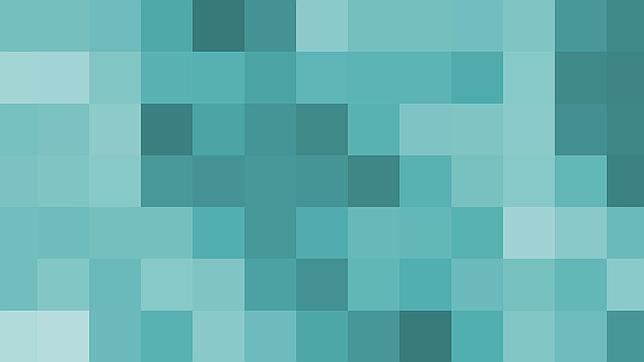
#> input picture Operaciones_Imagenes/1.jpg, 644 x 362 px, found by its file name
$ python traslacion.py
#> lines starting #> are read from the running program, lines starting #| are printed output that depends on the picture
import cv2
import numpy as np

#VECTOR DE TRASLACION
# | 1  0  tx |    | x |    | x + tx |
# | 0  1  ty | *  | y | =  | y + ty |
# | 0  0  1  |    | 1 |    |   1    |

""" ----> FORMA 1 <---- """
path = r'C:\Users\User\Desktop\PDI\Operaciones_Imagenes\1.jpg' #Leemos la imagen a trasladar
imagen = cv2.imread(path)
#> imagen is the input picture: shape (362, 644, 3); mean B, G, R 178, 177.7, 102.1
imagen2 = cv2.resize(imagen, (100,50)) #Redimensionamos la imagen para efectos practicos
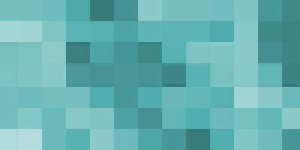
#> imagen2: shape (50, 100, 3) (shown 3 times larger); mean B, G, R 177.8, 177.4, 101.9
alto, ancho, _ = imagen2.shape #Obtenemos las medidas de la imagen
#> alto = 50; ancho = 100
print(alto)
#| 50

tx = 10 #Definimos la traslacion en x
ty = 2 #Definimos la traslacion en y

mT = np.array(([1, 0, tx], [0, 1, ty], [0, 0, 1]), np.uint8) #Creamos nuestra matriz de transformacion
imgT = np.zeros((alto+ty, ancho+tx, 3), np.uint8) #Generamos una imagen base donde se guardara la imagen trasladad

for i in range(alto): #Recorremos las filas de la matriz de la imagen
    for j in range(ancho): #Recorremos las columnas de la matriz de la imagen
        px = np.array(([j,i,1]), np.uint8) #Formamos nuestro vector [px,py,1]
        dot = np.dot(mT,px) #Aplicamos producto punto entre la matriz de transformacion y el vector del pixel
        x = dot[0] #Extraemos el valor para x
        y = dot[1] #Extraemos el valor para y
        imgT[y,x] = imagen2[i,j] #[alto, ancho]: Reemplazamos los valores de los pixeles
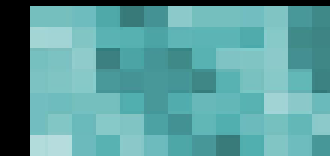
#> imgT: shape (52, 110, 3) (shown 3 times larger); mean B, G, R 155.4, 155.1, 89.1

cv2.namedWindow("Original", cv2.WINDOW_NORMAL)
cv2.namedWindow("traslacion", cv2.WINDOW_NORMAL)

cv2.imshow("Original", imagen2) #Mostramos la imagen redimensionada
cv2.imshow("traslacion", imgT) #Mostramos la imagen trasladada

cv2.waitKey()
cv2.destroyAllWindows()

""" ----> FORMA 2 <---- """
# [26 lines of commented-out code are left out]

"""UTILIZANDO ALGUNAS FUNCIONES DE OPENCV"""
# path = r'C:\Users\User\Desktop\PDI\Operaciones_Imagenes\1.jpg' #Leemos la imagen a trasladar
# imagen = cv2.imread(path)

# # Store height and width of the image
# height, width = imagen.shape[:2] #obtenemos las dimenciones de la imagen

# mT = np.float32([[1, 0, 100], [0, 1, 2]]) ##generamos la matriz de transformación

# ## utilizamos la función cv2.warpAffine(), esta recibe la imagen a trasladar, la matríz de transformación y las dimensiones originales de la imagen
# ##a trasladar, nos devuelve la imagen con la traslación aplicada
# imgT = cv2.warpAffine(imagen, mT, (width, height))

# cv2.imshow("Original", imagen) ##mostramos la imagen redimensionada
# cv2.imshow("traslacion",imgT) ##mostramos la imagen trasladada

# cv2.waitKey() ##esperamos que se presione cualquier tecla
# cv2.destroyAllWindows() ##se destruyen las centanas de opencv

$ run again, with Operaciones_Imagenes/casaDibujo.jpg copied over Operaciones_Imagenes/1.jpg
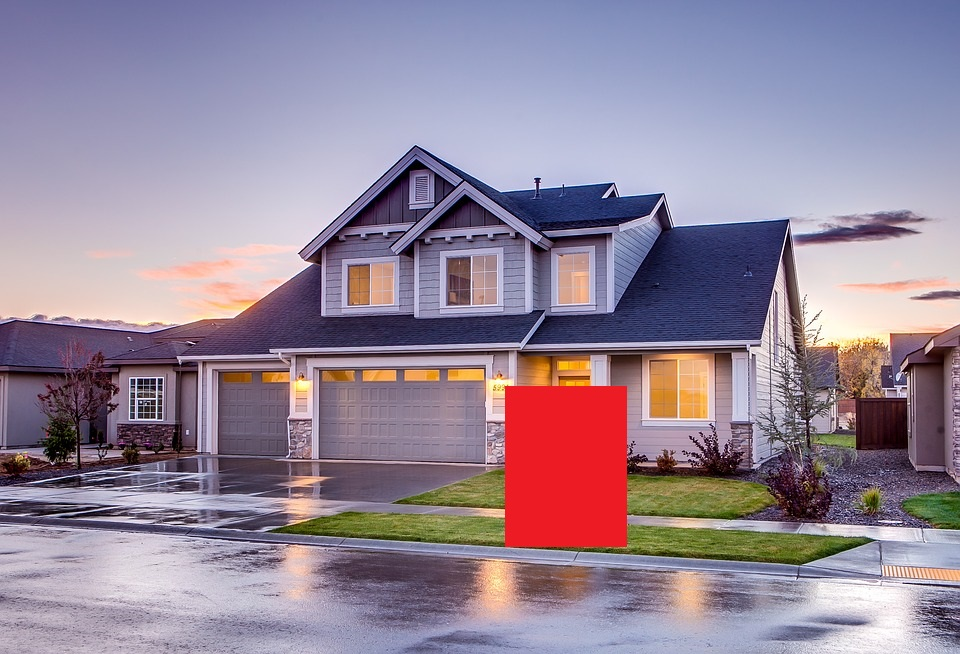
#> input picture Operaciones_Imagenes/casaDibujo.jpg, 960 x 654 px, found by its file name
#> imagen is the input picture: shape (654, 960, 3); mean B, G, R 152.6, 134.4, 148.9
#> `imagen2 = cv2.resize(imagen, (100,50))`:
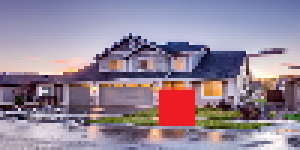
#> imagen2: shape (50, 100, 3) (shown 3 times larger); mean B, G, R 152.5, 134.5, 148.7
#| 50
#> after the loop `for i in range(alto):`:
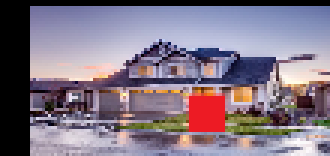
#> imgT: shape (52, 110, 3) (shown 3 times larger); mean B, G, R 133.3, 117.5, 129.9

$ run again, with Operaciones_Imagenes/2.png saved as Operaciones_Imagenes/1.jpg
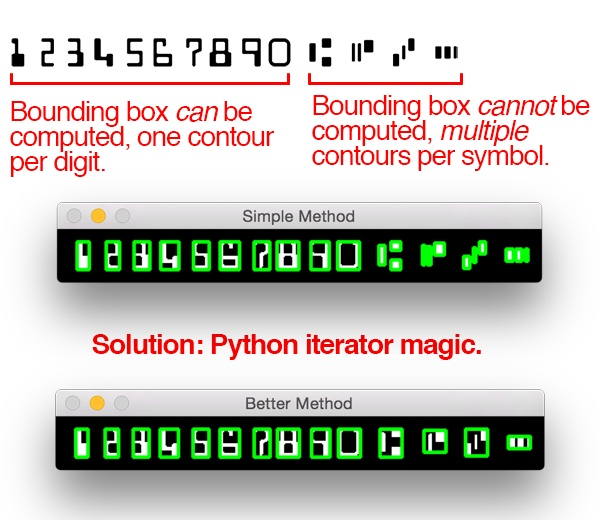
#> input picture Operaciones_Imagenes/2.png, 600 x 520 px, found by its file name
#> imagen is the input picture: shape (520, 600, 3); mean B, G, R 186.7, 193.6, 195.2
#> `imagen2 = cv2.resize(imagen, (100,50))`:
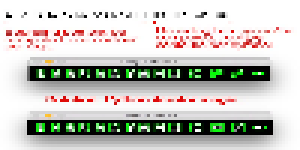
#> imagen2: shape (50, 100, 3) (shown 3 times larger); mean B, G, R 190.1, 195.5, 197.3
#| 50
#> after the loop `for i in range(alto):`:
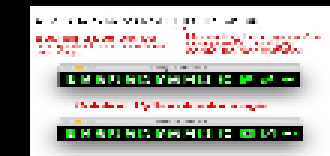
#> imgT: shape (52, 110, 3) (shown 3 times larger); mean B, G, R 166.1, 170.9, 172.5
